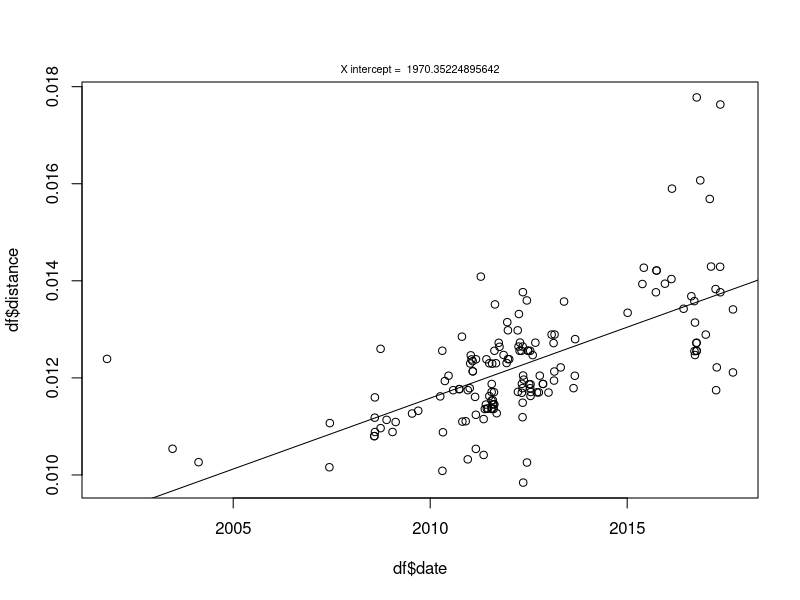
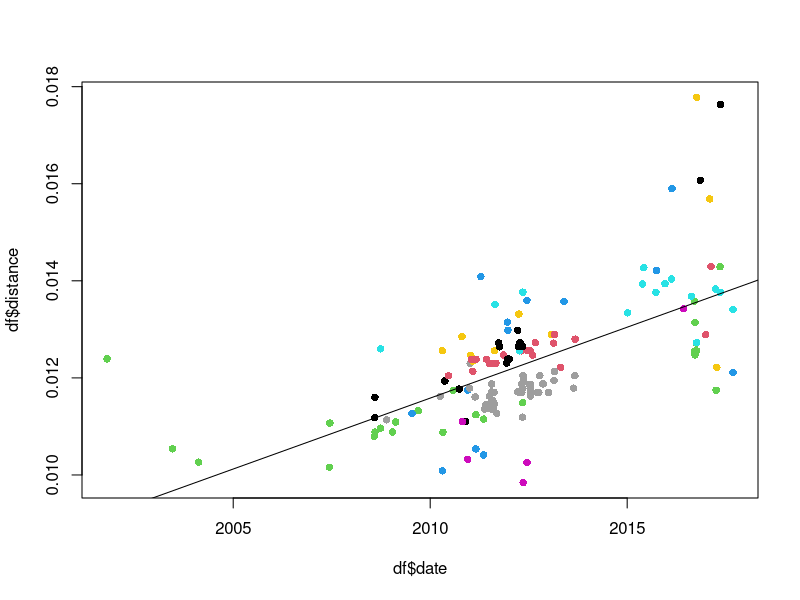
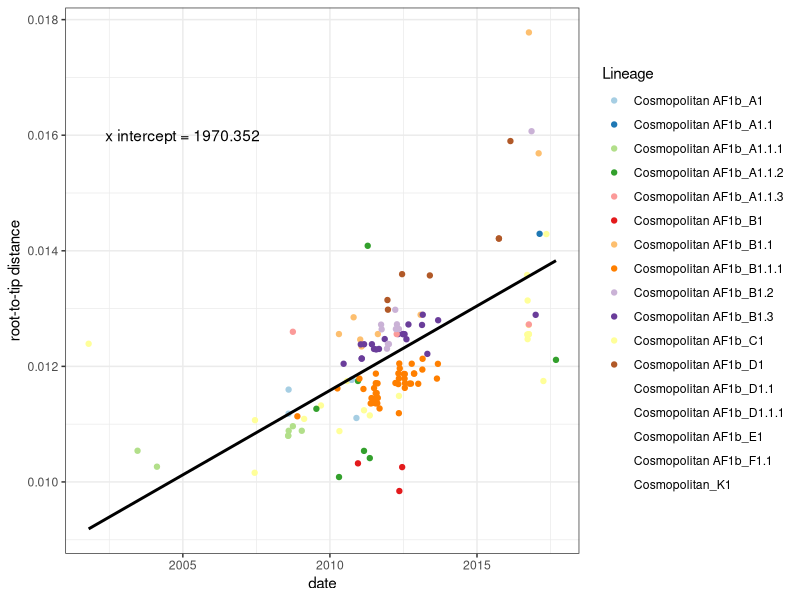
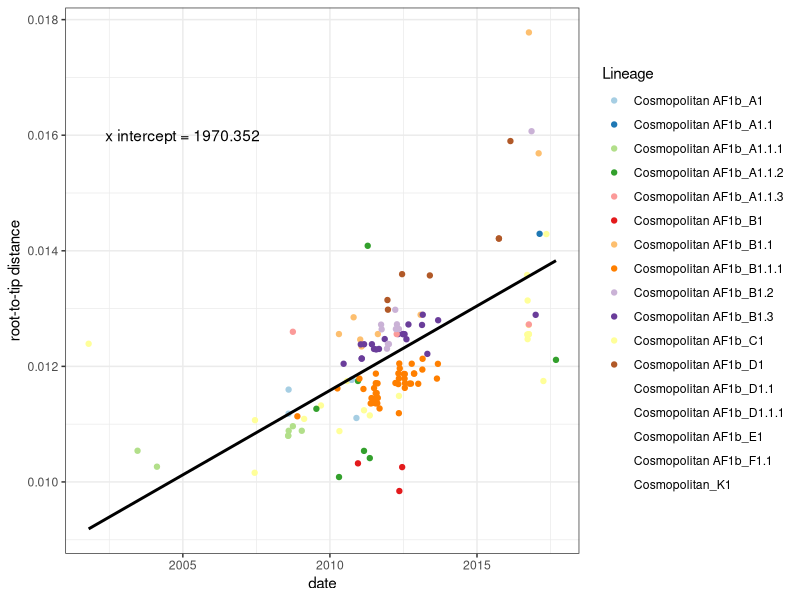

Generate these figures, in order, with R:
df = read.table("input/pemba non timescaled.txt", header = T)
clusters = read.csv("input/Pemba_assignment.csv")
df = df[df$tip %in% clusters$ID,]

plot(df$distance ~ df$date)
lm = lm(df$distance ~ df$date)
mysubtitle = paste("X intercept = ",(coef(lm)[1] * -1)/coef(lm)[2])
mtext(mysubtitle, side = 3, line = 0.25, cex = 0.65)
abline(lm)

df$lineage = NA

for(i in 1:nrow(df)){
  df$lineage[i] = clusters$lineage[clusters$ID == df$tip[i]]  
}

plot(df$distance ~ df$date, col = as.factor(df$lineage), pch =16)
lm = lm(df$distance ~ df$date)
abline(lm)

library(ggplot2)
library(RColorBrewer)

p2 = ggplot(data = df, aes(x = date, y = distance))  +
  geom_point(aes(col = lineage)) +
  stat_smooth(method="lm",fullrange=TRUE,se=F, col = "black")+
  scale_color_brewer("Lineage", palette="Paired")+
  ylab("root-to-tip distance") + 
  theme_bw() 
p2+ annotate("text",
             label = paste("x intercept =",prettyNum((coef(lm)[1] * -1)/coef(lm)[2])),
  x = 2005, y = 0.016)

ggsave("plots/Figure 4.png")
